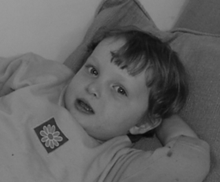
%> input picture example.bmp, 220 x 182 px, shrunk from 320 x 265 before the run
$ octave colorize.m   (GNU Octave 9; MATLAB toolbox functions it lacks are replaced by stand-ins)
%> lines starting %> are read from the running program, lines starting %| are printed output that depends on the picture; in (x1, y1, x2, y2) boxes, pixels count from 0 and x2, y2 are one past the last pixel; in counts of white or black regions, pixels touching at a corner belong together; the program's own positions count from 1
### getColorExact.m
function [nI,snI]=getColorExact(colorIm,ntscIm)

n=size(ntscIm,1); m=size(ntscIm,2);
imgSize=n*m;


nI(:,:,1)=ntscIm(:,:,1);

indsM=reshape([1:imgSize],n,m);
lblInds=find(colorIm);

wd=1;

len=0;
consts_len=0;
col_inds=zeros(imgSize*(2*wd+1)^2,1);
row_inds=zeros(imgSize*(2*wd+1)^2,1);
vals=zeros(imgSize*(2*wd+1)^2,1);
gvals=zeros(1,(2*wd+1)^2);


for j=1:m
   for i=1:n
      consts_len=consts_len+1;

      if (~colorIm(i,j))
        tlen=0;
        for ii=max(1,i-wd):min(i+wd,n)
           for jj=max(1,j-wd):min(j+wd,m)

              if (ii~=i)|(jj~=j)
                 len=len+1; tlen=tlen+1;
                 row_inds(len)= consts_len;
                 col_inds(len)=indsM(ii,jj);
                 gvals(tlen)=ntscIm(ii,jj,1);
              end
           end
        end
        t_val=ntscIm(i,j,1);
        gvals(tlen+1)=t_val;
        c_var=mean((gvals(1:tlen+1)-mean(gvals(1:tlen+1))).^2);
        csig=c_var*0.6;
        mgv=min((gvals(1:tlen)-t_val).^2);
        if (csig<(-mgv/log(0.01)))
	   csig=-mgv/log(0.01);
	end
	if (csig<0.000002)
	   csig=0.000002;
        end

        gvals(1:tlen)=exp(-(gvals(1:tlen)-t_val).^2/csig);
        gvals(1:tlen)=gvals(1:tlen)/sum(gvals(1:tlen));
        vals(len-tlen+1:len)=-gvals(1:tlen);
      end


      len=len+1;
      row_inds(len)= consts_len;
      col_inds(len)=indsM(i,j);
      vals(len)=1;

   end
end


vals=vals(1:len);
col_inds=col_inds(1:len);
row_inds=row_inds(1:len);


A=sparse(row_inds,col_inds,vals,consts_len,imgSize);
b=zeros(size(A,1),1);


for t=2:3
    curIm=ntscIm(:,:,t);
    b(lblInds)=curIm(lblInds);
    new_vals=A\b;
    nI(:,:,t)=reshape(new_vals,n,m,1);
end


snI=nI;
nI=ntsc2rgb(nI);

### colorize.m
clear all;

g_name='00019225.png';
c_name='00019225_col.png';
out_name='00019225_res.png';

g_name='example.bmp';
c_name='example_marked_alt.bmp';
out_name='example_res.bmp';

%set solver=1 to use a multi-grid solver
%and solver=2 to use an exact matlab "\" solver
solver=2;

gI=double(imread(g_name))/255;
%> gI: size 182x220x3 double; min 0.0314, max 0.604, mean 0.388
cI=double(imread(c_name))/255;
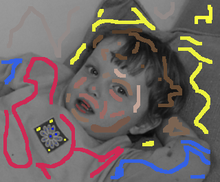
%> input picture example_marked_alt.bmp, 220 x 182 px, shrunk from 320 x 265 before the run
colorIm=(sum(abs(gI-cI),3)>0.01);
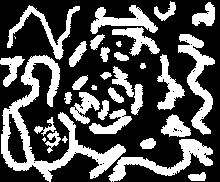
%> colorIm: size 182x220 logical; 33.3% white; 39 white regions (7 under 20 px), largest, box (x1, y1, x2, y2) and area: (1, 55, 126, 182) 3463, (108, 139, 213, 182) 1328, (178, 34, 215, 135) 1298
colorIm=double(colorIm);

sgI=rgb2ntsc(gI);
%> sgI: size 182x220x3 double; mean of channels 1, 2, 3 0.388, -2.15e-17, -8.94e-18
scI=rgb2ntsc(cI);
%> scI: size 182x220x3 double; mean of channels 1, 2, 3 0.406, 0.0224, 0.00501

ntscIm(:,:,1)=sgI(:,:,1);
ntscIm(:,:,2)=scI(:,:,2);
ntscIm(:,:,3)=scI(:,:,3);
%> ntscIm: size 182x220x3 double; mean of channels 1, 2, 3 0.388, 0.0224, 0.00501


max_d=floor(log(min(size(ntscIm,1),size(ntscIm,2)))/log(2)-2);
%> max_d = 5
iu=floor(size(ntscIm,1)/(2^(max_d-1)))*(2^(max_d-1));
%> iu = 176
ju=floor(size(ntscIm,2)/(2^(max_d-1)))*(2^(max_d-1));
%> ju = 208
id=1; jd=1;
colorIm=colorIm(id:iu,jd:ju,:);
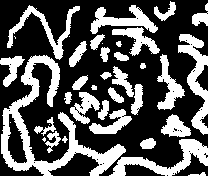
%> colorIm: size 176x208 double; values 0 (black) and 1 (white), 34.9% white; 40 white regions (7 under 20 px), largest, box (x1, y1, x2, y2) and area: (1, 55, 126, 176) 3412, (109, 139, 208, 176) 1200, (178, 34, 208, 135) 1161
ntscIm=ntscIm(id:iu,jd:ju,:);
%> ntscIm: size 176x208x3 double; mean of channels 1, 2, 3 0.39, 0.0243, 0.00582

if (solver==1)
  nI=getVolColor(colorIm,ntscIm,[],[],[],[],5,1);
  nI=ntsc2rgb(nI);
else
  nI=getColorExact(colorIm,ntscIm);
%> in getColorExact, `nI(:,:,1)=ntscIm(:,:,1);`:
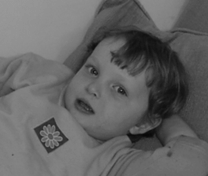
%> nI: size 176x208 double; min 0.0314, max 0.604, mean 0.39
%> in getColorExact, `lblInds=find(colorIm);`: lblInds = 12786 values from 61 to 36598
%> after the loop in getColorExact, `for j=1:m`: c_var = 0.000795; consts_len = 36608; csig = 0.000477; gvals = [1.02e-05 0.838 0.162 0.263 0.249 0.29 0.0397 0.0001 0.341]; len = 225301; mgv = 0.000754; t_val = 0.263; tlen = 3
%> the loop in getColorExact, `for t=2:3` made 2 passes
%> pass 1, in getColorExact, `curIm=ntscIm(:,:,t);`:
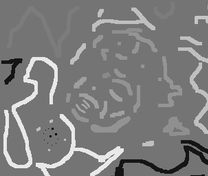
%> curIm: size 176x208 double; min -0.332, max 0.394, mean 0.0243; drawn with min black and max white
%> pass 2, in getColorExact, `curIm=ntscIm(:,:,t);`:
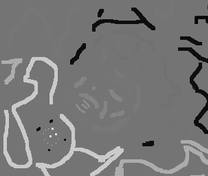
%> curIm: size 176x208 double; min -0.256, max 0.304, mean 0.00582; drawn with min black and max white
%> after the loop in getColorExact, `for t=2:3`: nI: size 176x208x3 double; mean of channels 1, 2, 3 0.39, 0.0285, 0.00641
%> in getColorExact, `nI=ntsc2rgb(nI);`:
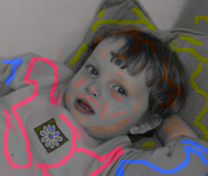
%> nI: size 176x208x3 double; mean R, G, B 0.421, 0.378, 0.379
end

figure, imshow(nI)

imwrite(nI,out_name)


%Reminder: mex cmd
%mex -O getVolColor.cpp fmg.cpp mg.cpp  tensor2d.cpp  tensor3d.cpp
